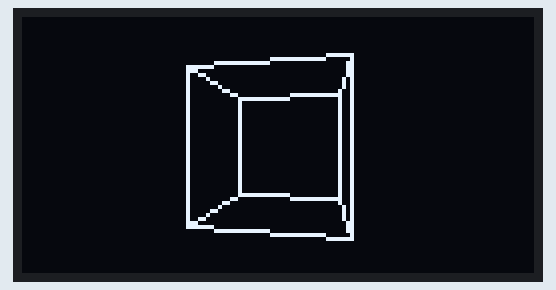
Simulated run of this sketch. Board: Arduino Uno, built with avr-gcc and run on an emulated ATmega328P. Parts: 128×64 one-colour display.

Above: at 0.38 s.
At 5.35 s:
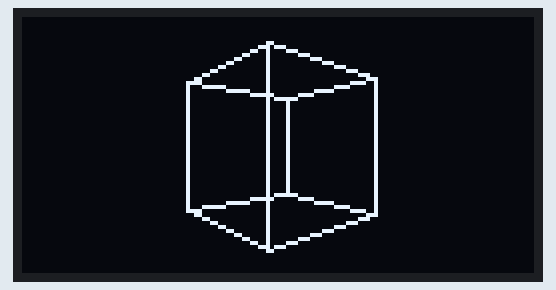
At 10.31 s:
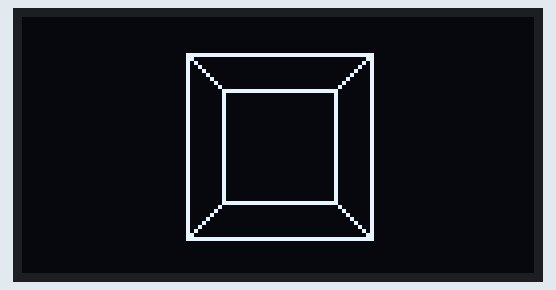
At 20.16 s:
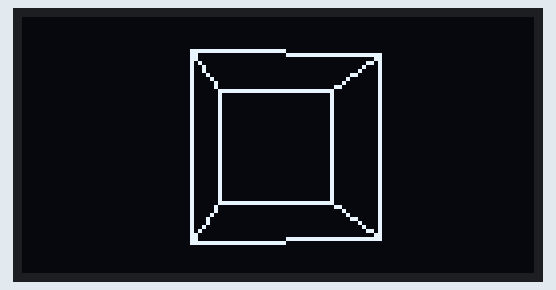
At 30.0 s:
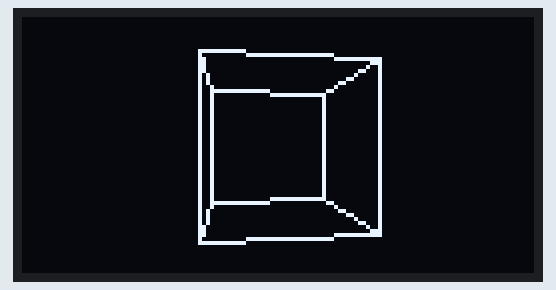
At 39.94 s:
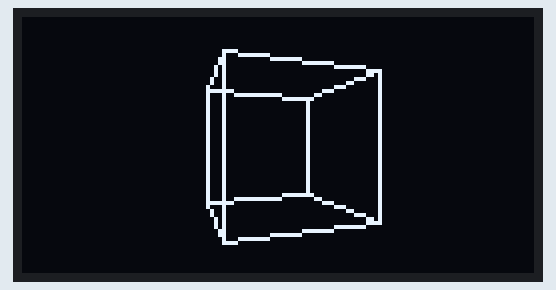

The sketch:

3D_OLED.ino
```cpp
#include <U8glib.h> // u8g library, note there is a newer version u8g2, please use the older one

const uint8_t upir_logo[] U8G_PROGMEM = {        // another simple way how to define pictures for u8g library
B00010101, B11010111,     //  ░░░█░█░███░█░███
B00010101, B01000101,     //  ░░░█░█░█░█░░░█░█
B00010101, B10010110,     //  ░░░█░█░██░░█░██░
B00011001, B00010101      //  ░░░██░░█░░░█░█░█
};

// uncomment the correct connection - fast I2C, slow I2C, SPI
U8GLIB_SSD1306_128X64 u8g(U8G_I2C_OPT_DEV_0 | U8G_I2C_OPT_NO_ACK | U8G_I2C_OPT_FAST); // Fast I2C / TWI
//U8GLIB_SSD1306_128X64 u8g(U8G_I2C_OPT_DEV_0 | U8G_I2C_OPT_NO_ACK); // slow I2C / TWI     -- I had to use "slow I2C" in my case
//U8GLIB_SSD1306_128X64 u8g(13, 11, 8, 9, 10); // SPI connection  - SCL = 13, SDA = 11, RES = 10, DC = 9, CS = 8

int points[8][2]; // eight 2D points for the cube, values will be calculated in the code

int orig_points [8][3] = {  // eight 3D points - set values for 3D cube
{-1,-1, 1},
{1,-1,1},
{1,1,1},
{-1,1,1},
{-1,-1,-1},
{1,-1,-1},
{1,1,-1},
{-1,1,-1}
};

float rotated_3d_points [8][3];   // eight 3D points - rotated around Y axis
float angle_deg = 60.0;           // rotation around the Y axis
float z_offset = -4.0;            // offset on Z axis
float cube_size = 70.0;           // cube size (multiplier)
float time_frame;                 // ever increasing time value

void setup() {
  u8g.setColorIndex(1); // set color to white
}

void loop() {

  time_frame++;                                // increase the time frame value by 1
  cube_size = 50 + sin(time_frame * 0.2)*20;   // oscilate cube size between values 30 - 70

  //z_offset =  -2.0;    //
  //cube_size = 18.0;    // uncomment those two lines for a "wide angle camera" -- bigger perspective distort

  // increase the angle by 5° increments
  if (angle_deg < 90-5) {
    angle_deg = angle_deg + 5;
  } else {
    angle_deg = 0;
  }

  // calculate the points
  for (int i=0; i<8; i++) {
    // rotate 3d points around the Y axis (rotating X nad Z positions)
    rotated_3d_points [i][0] = orig_points [i][0] * cos(radians(angle_deg)) - orig_points [i][2] * sin(radians(angle_deg));
    rotated_3d_points [i][1] = orig_points [i][1];
    rotated_3d_points [i][2] = orig_points [i][0] * sin(radians(angle_deg)) + orig_points [i][2] * cos(radians(angle_deg)) + z_offset;

    // project 3d points into 2d space with perspective divide -- 2D x = x/z,   2D y = y/z
    points[i][0] = round(64 + rotated_3d_points [i][0] / rotated_3d_points [i][2] * cube_size);
    points[i][1] = round(32 + rotated_3d_points [i][1] / rotated_3d_points [i][2] * cube_size);
  }


  u8g.firstPage();
  do {
      // connect the lines between the individual points
      u8g.drawLine(points[ 0 ][ 0 ], points[ 0 ][ 1 ] , points[ 1 ][ 0 ] , points[ 1 ][ 1 ] );  // connect points 0-1
      u8g.drawLine(points[ 1 ][ 0 ], points[ 1 ][ 1 ] , points[ 2 ][ 0 ] , points[ 2 ][ 1 ] );  // connect points 1-2
      u8g.drawLine(points[ 2 ][ 0 ], points[ 2 ][ 1 ] , points[ 3 ][ 0 ] , points[ 3 ][ 1 ] );  // connect points 2-3
      u8g.drawLine(points[ 3 ][ 0 ], points[ 3 ][ 1 ] , points[ 0 ][ 0 ] , points[ 0 ][ 1 ] );  // connect points 3-0

      u8g.drawLine(points[ 4 ][ 0 ], points[ 4 ][ 1 ] , points[ 5 ][ 0 ] , points[ 5 ][ 1 ] );  // connect points 4-5
      u8g.drawLine(points[ 5 ][ 0 ], points[ 5 ][ 1 ] , points[ 6 ][ 0 ] , points[ 6 ][ 1 ] );  // connect points 5-6
      u8g.drawLine(points[ 6 ][ 0 ], points[ 6 ][ 1 ] , points[ 7 ][ 0 ] , points[ 7 ][ 1 ] );  // connect points 6-7
      u8g.drawLine(points[ 7 ][ 0 ], points[ 7 ][ 1 ] , points[ 4 ][ 0 ] , points[ 4 ][ 1 ] );  // connect points 7-4

      u8g.drawLine(points[ 0 ][ 0 ], points[ 0 ][ 1 ] , points[ 4 ][ 0 ] , points[ 4 ][ 1 ] );  // connect points 0-4
      u8g.drawLine(points[ 1 ][ 0 ], points[ 1 ][ 1 ] , points[ 5 ][ 0 ] , points[ 5 ][ 1 ] );  // connect points 1-5
      u8g.drawLine(points[ 2 ][ 0 ], points[ 2 ][ 1 ] , points[ 6 ][ 0 ] , points[ 6 ][ 1 ] );  // connect points 2-6
      u8g.drawLine(points[ 3 ][ 0 ], points[ 3 ][ 1 ] , points[ 7 ][ 0 ] , points[ 7 ][ 1 ] );  // connect points 3-7

    // draw upir logo
    //u8g.drawBitmapP(112, 0, 2, 4, upir_logo);

  } while ( u8g.nextPage() );   // u8g library specific, has to be there

}
```
